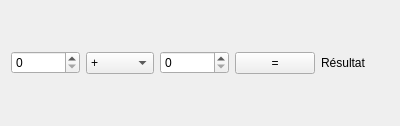
<?xml version="1.0" encoding="UTF-8"?>
<ui version="4.0">
 <class>CalculatorWindow</class>
 <widget class="QWidget" name="CalculatorWindow">
  <property name="geometry">
   <rect>
    <x>0</x>
    <y>0</y>
    <width>400</width>
    <height>126</height>
   </rect>
  </property>
  <property name="windowTitle">
   <string>Mini-calculatrice</string>
  </property>
  <layout class="QHBoxLayout" name="horizontalLayout">
   <item>
    <widget class="QSpinBox" name="operand1_spinBox"/>
   </item>
   <item>
    <widget class="QComboBox" name="operatorComboBox">
     <item>
      <property name="text">
       <string>+</string>
      </property>
     </item>
     <item>
      <property name="text">
       <string>-</string>
      </property>
     </item>
     <item>
      <property name="text">
       <string>*</string>
      </property>
     </item>
     <item>
      <property name="text">
       <string>/</string>
      </property>
     </item>
    </widget>
   </item>
   <item>
    <widget class="QSpinBox" name="operand2_spinBox"/>
   </item>
   <item>
    <widget class="QPushButton" name="getResultButton">
     <property name="text">
      <string>=</string>
     </property>
    </widget>
   </item>
   <item>
    <widget class="QLabel" name="resultLabel">
     <property name="text">
      <string>Résultat</string>
     </property>
    </widget>
   </item>
  </layout>
 </widget>
 <resources/>
 <connections/>
</ui>
